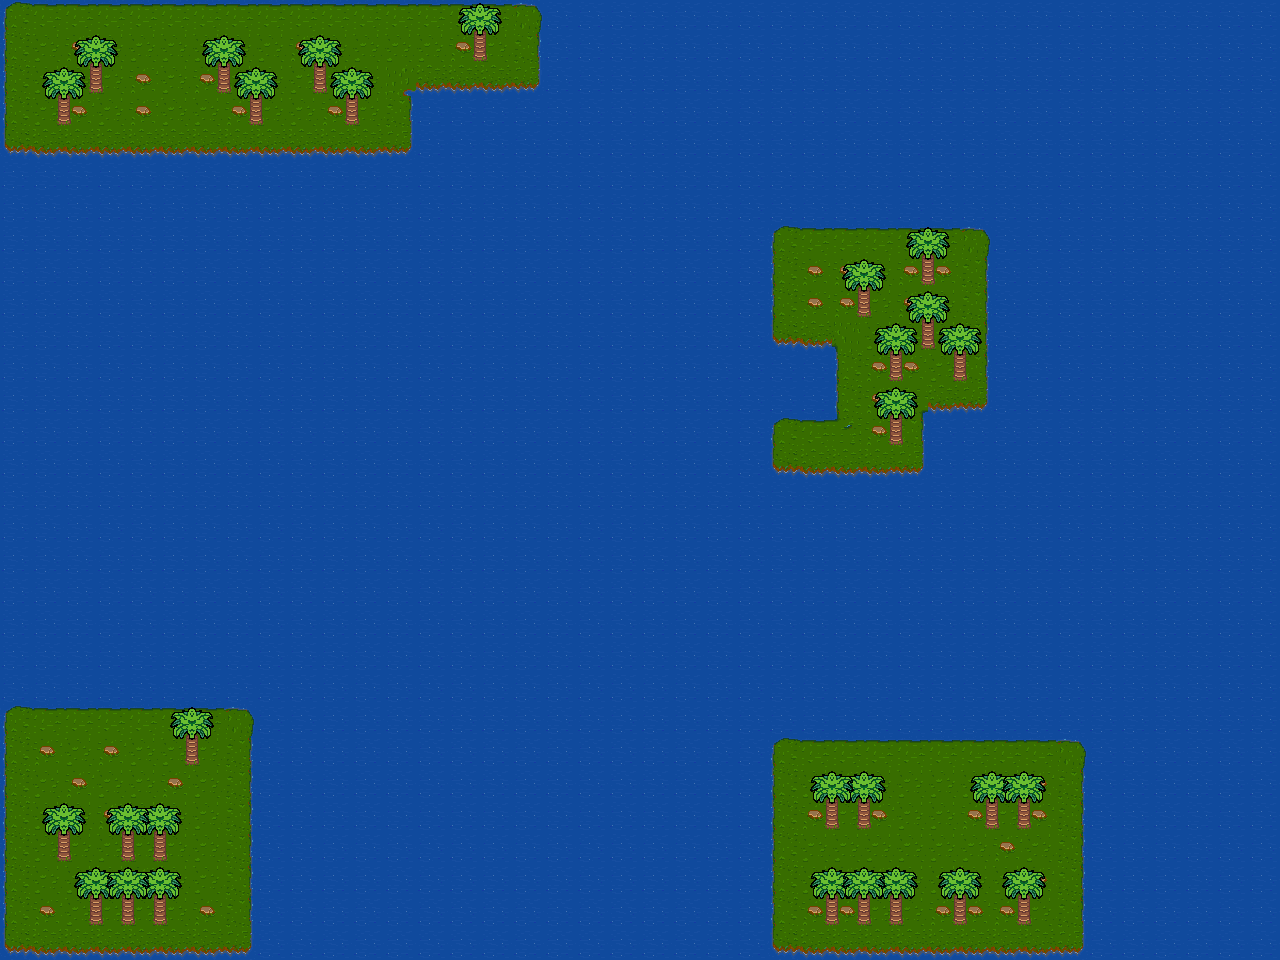

A level layout from a 2D game, rendered from its tile map. Below: a short description, then the map file with tile-grid data replaced by summaries:
An orthogonal 40x30 tile map with 32x32 px tiles, 4 tile layers (Ocean, islands, palm-tree-2, palm-tree-1) and 19 objects (8x animal, 7x island, 4x playerStart).

<map version="1.9" tiledversion="1.9.2" orientation="orthogonal" renderorder="right-down" width="40" height="30" tilewidth="32" tileheight="32" infinite="0" nextlayerid="6" nextobjectid="25">
 <tileset firstgid="1" source="amaru-set.tsx" />
 <layer id="1" name="Ocean" width="40" height="30">
  <data>[1200 cells, 1200 non-empty, 1 distinct tile ids]</data>
 </layer>
 <layer id="2" name="islands" width="40" height="30">
  <data>[1200 cells, 245 non-empty, 14 distinct tile ids]</data>
 </layer>
 <layer id="4" name="palm-tree-2" width="40" height="30">
  <data>[1200 cells, 83 non-empty, 9 distinct tile ids]</data>
 </layer>
 <layer id="3" name="palm-tree-1" width="40" height="30">
  <data>[1200 cells, 49 non-empty, 4 distinct tile ids]</data>
 </layer>
 <objectgroup id="5" name="islands">
  <object id="1" name="island1" class="island" x="0" y="707.302" width="255.118" height="252.062" />
  <object id="5" name="island2" class="island" x="0" y="-4.58295" width="413.993" height="158.876" />
  <object id="7" name="island3" class="island" x="417.049" y="0" width="125.267" height="91.659" />
  <object id="8" name="island4" class="island" x="771.463" y="224.565" width="216.926" height="123.74" />
  <object id="9" name="island5" class="island" x="838.68" y="349.832" width="151.237" height="67.2166" />
  <object id="11" name="island6" class="island" x="769.936" y="417.049" width="154.293" height="58.0507" />
  <object id="12" name="island7" class="island" x="772.991" y="740.91" width="311.641" height="215.399" />
  <object id="13" name="animal8" class="animal" x="768.211" y="351.36" width="32" height="32" />
  <object id="14" name="animal7" class="animal" x="801.488" y="384.552" width="32" height="32" />
  <object id="15" name="animal6" class="animal" x="382.487" y="513.307" width="32" height="32" />
  <object id="16" name="animal5" class="animal" x="575.976" y="798.974" width="32" height="32" />
  <object id="17" name="animal4" class="animal" x="672.698" y="34.1522" width="32" height="32" />
  <object id="18" name="animal3" class="animal" x="1183.18" y="865.247" width="32" height="32" />
  <object id="19" name="animal2" class="animal" x="1119.59" y="63.7063" width="32" height="32" />
  <object id="20" name="animal1" class="animal" x="31.4655" y="318.945" width="32" height="32" />
  <object id="21" name="player4" class="playerStart" x="450.475" y="98.5133" width="32" height="32" />
  <object id="22" name="player3" class="playerStart" x="262.524" y="832.11" width="32" height="32" />
  <object id="23" name="player2" class="playerStart" x="833.901" y="699.565" width="32" height="32" />
  <object id="24" name="player1" class="playerStart" x="996.001" y="319.841" width="32" height="32" />
 </objectgroup>
</map>